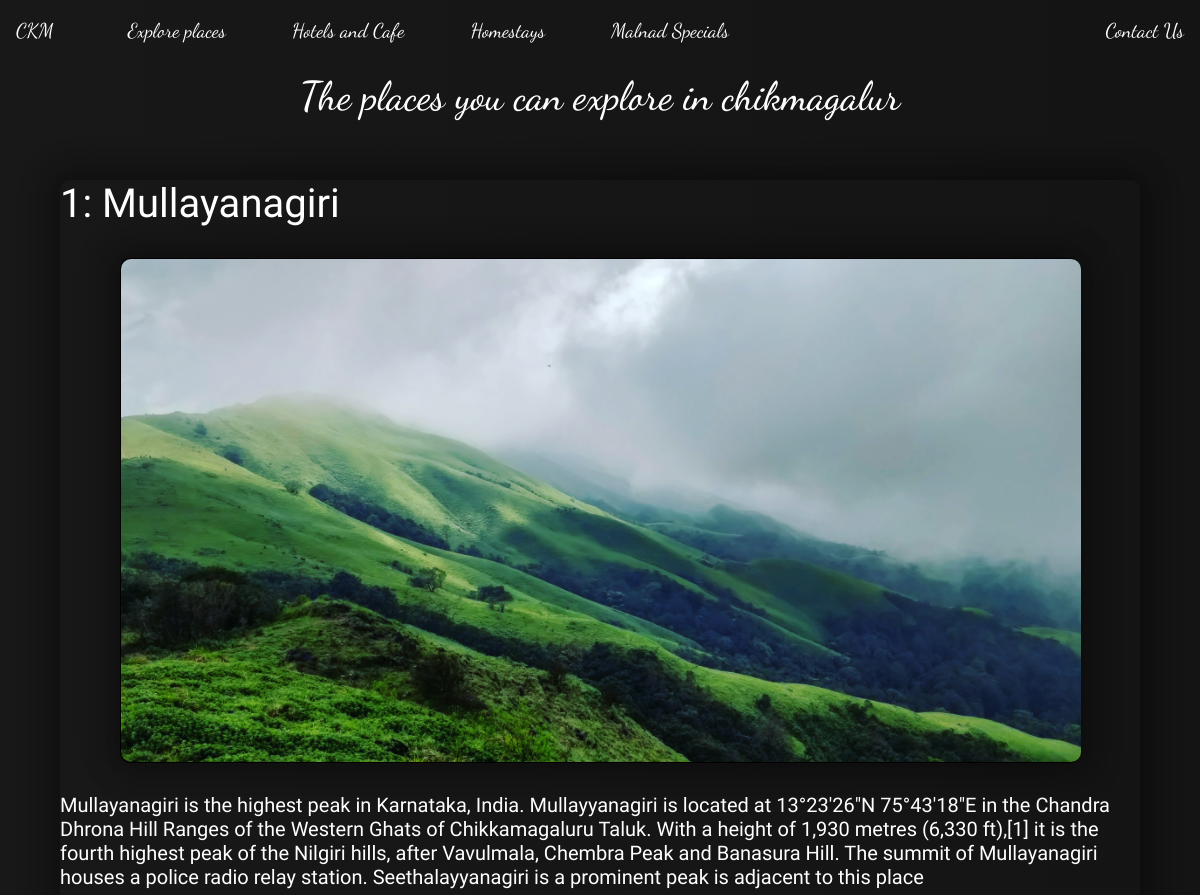
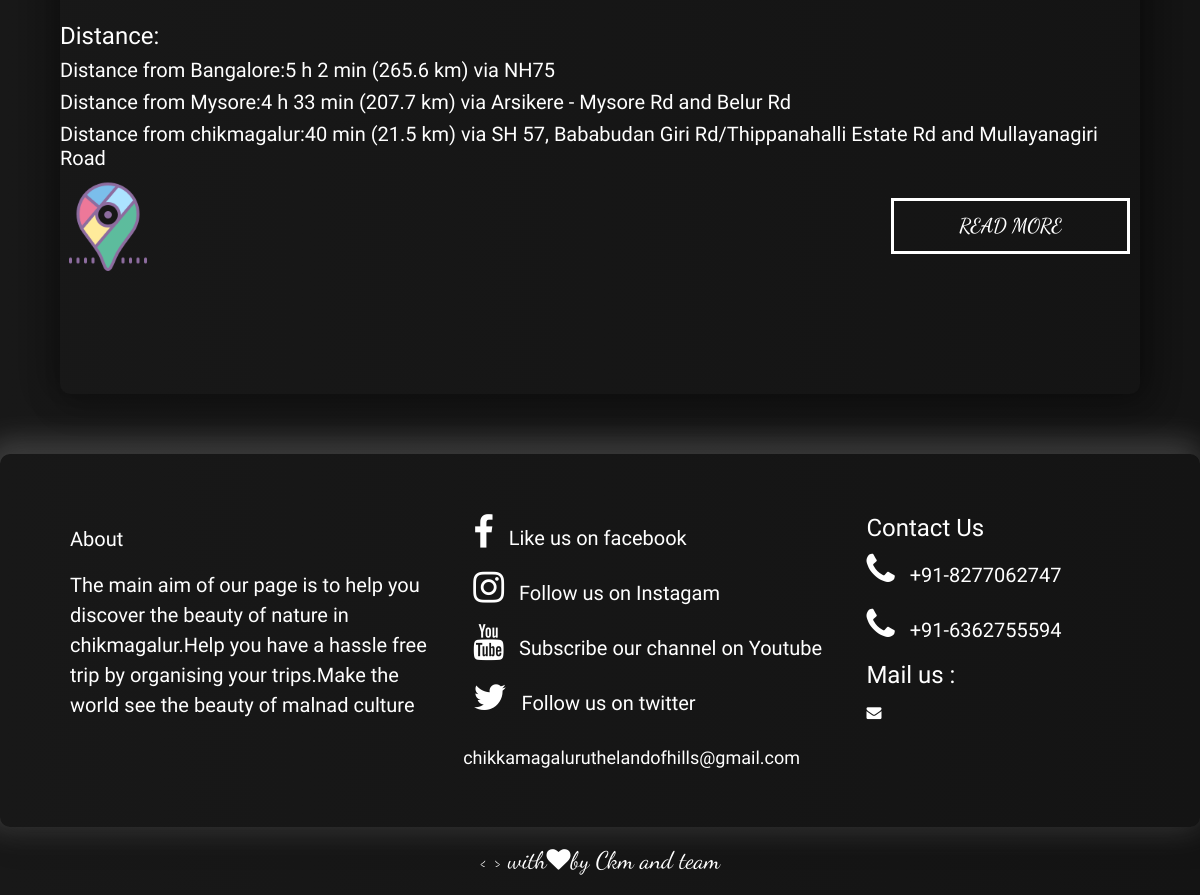
/explore/, run on the app's committed database (2 pictures, top to bottom).
### basicapp/models.py (models this page shows, shortened)
class Explores(models.Model):
    name=models.TextField(max_length=180)
    short_desc=models.TextField(max_length=None)
    desc=models.TextField(max_length=None)
    google_map_html=models.TextField(max_length=None,blank=True)
    google_map_link=models.TextField(max_length=None,blank=True)
    dist_from_bang=models.TextField(max_length=None,blank=True)
    dist_from_mys=models.TextField(max_length=None,blank=True)
    dist_from_ckm=models.TextField(max_length=None,blank=True)
    thumbnail=models.ImageField(upload_to='explores',blank=True)
    facebook_link_thumbnail=models.TextField(max_length=None,blank=True)
    rank=models.PositiveIntegerField()
    three_view=models.TextField(max_length=None,blank=True)
    image_1=models.ImageField(upload_to='explores',blank=True)
    image_2=models.ImageField(upload_to='explores',blank=True)
    image_3=models.ImageField(upload_to='explores',blank=True)
    image_4=models.ImageField(upload_to='explores',blank=True)
    image_5=models.ImageField(upload_to='explores',blank=True)
    image_6=models.ImageField(upload_to='explores',blank=True)
    image_7=models.ImageField(upload_to='explores',blank=True)
    image_8=models.ImageField(upload_to='explores',blank=True)
    image_9=models.ImageField(upload_to='explores',blank=True)
    image_10=models.ImageField(upload_to='explores',blank=True)

### basicapp/views.py (the view)
# urls.py: url(r'explore/$',views.ExploresListView.as_view(),name='explores_list_view'),
class ExploresListView(ListView):
    model=Explores
    def get_queryset(self):
        return Explores.objects.all().order_by('rank')

### templates/basicapp/explores_list.html (shortened to what this page needs)
{%extends 'html/base.html'%}
{%load static%}
{%block body_block%}
<h1 style="text-align:center;padding-top:6vw;">The places you can explore in chikmagalur</h1>
{% for place in explores_list%}
<div class="box">
  <h1>{{place.rank}}: {{place.name}}</h1>
  <div  class="card 2">
    <div class="card_image">
      <img style="width:80vw;" src="{{place.thumbnail.url}}" alt="">
     </div>
  </div>
  <h5 style="  font-family: 'Itim',cursive;">{{place.short_desc}}</h5>
  <h4 style="padding-top:20px;">Distance:</h4>
  <h5>Distance from Bangalore:{{place.dist_from_bang}}</h5>
  <h5>Distance from Mysore:{{place.dist_from_mys}}</h5>
  <h5>Distance from chikmagalur:{{place.dist_from_ckm}}</h5>
<div style="padding-bottom:18vw;" class="loop">
  <div id="left">
  <a href="{{place.google_map_link}}"><img style="width:8vw;height:8vw;"   src="{%static 'icons/google__map_icon.png'%}" alt="not found"></a>
  </div>
  <div id="right">
   <a style="font-family:'Dancing Script', cursive;" href="{{place.id}}" class="style-1">Read More</a>
  </div>
</div>
</div>
{%endfor%}
{% endblock %}

### templates/html/base.html (shortened to what this page needs)
<!DOCTYPE html>
{%load static%}
<html lang="en" dir="ltr">
  <head>
<link rel="stylesheet" href="https://stackpath.bootstrapcdn.com/bootstrap/4.4.1/css/bootstrap.min.css">
<link rel="stylesheet" href="https://cdnjs.cloudflare.com/ajax/libs/font-awesome/4.7.0/css/font-awesome.min.css">
  <link rel="stylesheet" href="{%static 'css/base.css'%}">
  </head>
  <body>
    <nav class="navbar fixed-top navbar-expand-lg navbar-light" style="background-color: transparent!important;">
      <a style="color:white;" class="navbar-brand bigbrand" href="{%url 'basicapp:home_view'%}">CKM</a>
          <div class="collapse navbar-collapse" id="navbarText">
            <ul class="navbar-nav mr-auto">
              <li class="nav-item active">
                <a style="margin-left:50px;color:white;" class="nav-link" href="{% url 'basicapp:explores_list_view'%}">Explore places</a>
              </li>
              <li class="nav-item active">
                <a style="margin-left:50px;color:white;" class="nav-link" href="{% url 'basicapp:hotels_list_view'%}">Hotels and Cafe</a>
              </li>
              <li class="nav-item active">
                <a style="margin-left:50px;color:white;" class="nav-link" href="{%url 'basicapp:homestays_list'%}">Homestays</a>
              </li>
              <li class="nav-item active">
                <a style="margin-left:50px;color:white;" class="nav-link" href="{%url 'basicapp:specials_list'%}">Malnad Specials</a>
              </li>
            </ul>
          <a href="#" style="color:white;">Contact Us</a>
          </div>
</nav>
    {%block body_block%}
    {%endblock%}
    <div  class="footer">
      <div style="    border-radius: 10px;
        box-shadow: 5px 5px 30px 7px rgba(0,0,0,0.25), -5px -5px 30px 7px rgba(255,255,255,0.22);" class="footer-content">
        <div style="padding-top:20px;padding-left:20px;" id="left1">
          <p>About</p>
          <p>The main aim of our page is to help you discover the beauty of nature in chikmagalur.Help you have a hassle free trip by organising your trips.Make the world see the beauty of malnad culture </p>
        </div>
        <div style="padding-top:20px;" id="left2">
          <p><a href="https://m.me/Chikkamagalure"<i class="fa fa-facebook" style="font-size:36px;color:white;padding-right:10px;"></i> </a> Like us on facebook</p>
          <p ><a href="https://www.instagram.com/chikamagalur_theland_of_hills/?igshid=1d9eqz8jdliq4"<i class="fa fa-instagram" style="font-size:36px;color:white;padding-right:10px;"></i> </a> Follow us on Instagam</p>
          <p><a href="https://www.youtube.com/channel/UChefcw3OEZqNxxLcaUzu73Q"<i class="fa fa-youtube" style="font-size:36px;color:white;padding-right:10px;"></i> </a> Subscribe our channel on Youtube</p>
          <p><a href="https://twitter.com/Chikkamagaluru1?s=09"<i class="fa fa-twitter" style="font-size:36px;color:white;padding-right:10px;"></i> </a> Follow us on twitter</p>
        </div>
        <div id="right">
        </div>
        <h4>Contact Us</h4>
        <p><i class="fa fa-phone" style="font-size:36px;color:white;padding-right:10px;"></i> +91-8277062747</p>
        <p><i class="fa fa-phone" style="font-size:36px;color:white;padding-right:10px;"></i> +91-6362755594</p>
        <h4>Mail us :</h4>
        <p style="font-size:18px;"><a href="https://mail.google.com/"<i class="fa fa-envelope" style="font-size:15px;color:white;padding:0px;margin:0px;width:30px;height:25px;padding-right:10px;"></i></a>chikkamagaluruthelandofhills@gmail.com</p>
      </div>
    </div>
    <p style="font-size:22px;"><p style="padding-left:40%;padding-right:40%;text-align:center;font-size:24px;" >< > with<i style="font-size:24px;" class="fa fa-heart "></i>by Ckm and team</p></p>
  </body>
</html>

### templates/basicapp/explores_list.html (style rules this page uses)
.box { margin:60px; border-radius: 10px; box-shadow: 5px 5px 30px 7px rgba(0,0,0,0.25), -5px -5px 30px 7px rgba(0,0,0,0.22); font-family: 'Itim',cursive; }
.card { margin: 30px auto; width: 80vw; height: inherit; border-radius: 10px; box-shadow: 5px 5px 30px 7px rgba(0,0,0,0.25), -5px -5px 30px 7px rgba(0,0,0,0.22); cursor: pointer; background-color: black; transition: 0.4s; }
.card .card_image { width: inherit; height: inherit; border-radius: 10px; }
.card .card_image img { width: inherit; height: inherit; border-radius: 10px; object-fit: cover; }
.loop { width:100%; }
#left { float:left; border-radius: 10px; transition: 0.4s; }
#right { float:right; }
.style-1 { border:3px solid white; color:white; text-transform:uppercase; padding:10px; font-weight:600; max-width:250px; display:block; text-align:center; margin:10px auto; position:relative; }

### data on the page
Explores: rank "1", name "Mullayanagiri", thumbnail (picture), short_desc "Mullayanagiri is the highest peak in Karnataka, India. Mullayyanagiri is located at 13°23′26″N 75°43′18″E in the Chandra Dhrona Hill Ranges of the Western Ghats of Chikkamagaluru Taluk. With a height of 1,930 metres (6,330 ft),[1] it is the fourth highest peak of the Nilgiri hills, after Vavulmala, Chembra Peak and Banasura Hill. The summit of Mullayanagiri houses a police radio relay station. Seethalayyanagiri is a prominent peak is adjacent to this place", dist_from_bang "5 h 2 min (265.6 km) via NH75", dist_from_mys "4 h 33 min (207.7 km) via Arsikere - Mysore Rd and Belur Rd", dist_from_ckm "40 min (21.5 km) via SH 57, Bababudan Giri Rd/Thippanahalli Estate Rd and Mullayanagiri Road"
